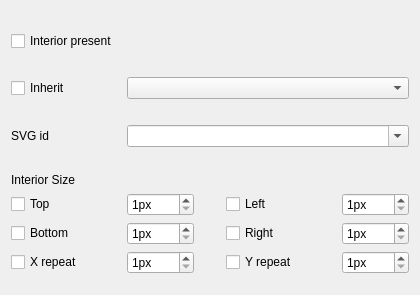
             <widget class="QWidget" name="page_3">
              <layout class="QGridLayout" name="gridLayout_19">
               <item row="0" column="0">
                <spacer name="verticalSpacer_11">
                 <property name="orientation">
                  <enum>Qt::Vertical</enum>
                 </property>
                 <property name="sizeType">
                  <enum>QSizePolicy::Fixed</enum>
                 </property>
                 <property name="sizeHint" stdset="0">
                  <size>
                   <width>20</width>
                   <height>20</height>
                  </size>
                 </property>
                </spacer>
               </item>
               <item row="1" column="0">
                <layout class="QGridLayout" name="gridLayout_18">
                 <item row="9" column="3">
                  <widget class="QCheckBox" name="checkBox_20">
                   <property name="minimumSize">
                    <size>
                     <width>110</width>
                     <height>0</height>
                    </size>
                   </property>
                   <property name="text">
                    <string>Y repeat</string>
                   </property>
                  </widget>
                 </item>
                 <item row="7" column="2" rowspan="3">
                  <spacer name="horizontalSpacer_5">
                   <property name="orientation">
                    <enum>Qt::Horizontal</enum>
                   </property>
                   <property name="sizeType">
                    <enum>QSizePolicy::Fixed</enum>
                   </property>
                   <property name="sizeHint" stdset="0">
                    <size>
                     <width>20</width>
                     <height>20</height>
                    </size>
                   </property>
                  </spacer>
                 </item>
                 <item row="9" column="0">
                  <widget class="QCheckBox" name="checkBox_19">
                   <property name="minimumSize">
                    <size>
                     <width>110</width>
                     <height>0</height>
                    </size>
                   </property>
                   <property name="text">
                    <string>X repeat</string>
                   </property>
                  </widget>
                 </item>
                 <item row="7" column="4">
                  <widget class="QSpinBox" name="spinBox_13">
                   <property name="suffix">
                    <string>px</string>
                   </property>
                   <property name="minimum">
                    <number>1</number>
                   </property>
                   <property name="maximum">
                    <number>9999</number>
                   </property>
                  </widget>
                 </item>
                 <item row="2" column="1" colspan="4">
                  <widget class="QComboBox" name="comboBox_4"/>
                 </item>
                 <item row="2" column="0">
                  <widget class="QCheckBox" name="checkBox_14">
                   <property name="minimumSize">
                    <size>
                     <width>110</width>
                     <height>0</height>
                    </size>
                   </property>
                   <property name="text">
                    <string>Inherit</string>
                   </property>
                  </widget>
                 </item>
                 <item row="5" column="0" colspan="5">
                  <spacer name="verticalSpacer_14">
                   <property name="orientation">
                    <enum>Qt::Vertical</enum>
                   </property>
                   <property name="sizeType">
                    <enum>QSizePolicy::Fixed</enum>
                   </property>
                   <property name="sizeHint" stdset="0">
                    <size>
                     <width>20</width>
                     <height>20</height>
                    </size>
                   </property>
                  </spacer>
                 </item>
                 <item row="8" column="1">
                  <widget class="QSpinBox" name="spinBox_14">
                   <property name="suffix">
                    <string>px</string>
                   </property>
                   <property name="minimum">
                    <number>1</number>
                   </property>
                   <property name="maximum">
                    <number>9999</number>
                   </property>
                  </widget>
                 </item>
                 <item row="4" column="0">
                  <widget class="QLabel" name="label_8">
                   <property name="minimumSize">
                    <size>
                     <width>110</width>
                     <height>0</height>
                    </size>
                   </property>
                   <property name="text">
                    <string>SVG id</string>
                   </property>
                  </widget>
                 </item>
                 <item row="7" column="1">
                  <widget class="QSpinBox" name="spinBox_12">
                   <property name="suffix">
                    <string>px</string>
                   </property>
                   <property name="minimum">
                    <number>1</number>
                   </property>
                   <property name="maximum">
                    <number>9999</number>
                   </property>
                  </widget>
                 </item>
                 <item row="4" column="1" colspan="4">
                  <widget class="QComboBox" name="comboBox_5">
                   <property name="editable">
                    <bool>true</bool>
                   </property>
                  </widget>
                 </item>
                 <item row="8" column="0">
                  <widget class="QCheckBox" name="checkBox_16">
                   <property name="minimumSize">
                    <size>
                     <width>110</width>
                     <height>0</height>
                    </size>
                   </property>
                   <property name="text">
                    <string>Bottom</string>
                   </property>
                  </widget>
                 </item>
                 <item row="7" column="0">
                  <widget class="QCheckBox" name="checkBox_15">
                   <property name="minimumSize">
                    <size>
                     <width>110</width>
                     <height>0</height>
                    </size>
                   </property>
                   <property name="text">
                    <string>Top</string>
                   </property>
                  </widget>
                 </item>
                 <item row="8" column="3">
                  <widget class="QCheckBox" name="checkBox_18">
                   <property name="minimumSize">
                    <size>
                     <width>110</width>
                     <height>0</height>
                    </size>
                   </property>
                   <property name="text">
                    <string>Right</string>
                   </property>
                  </widget>
                 </item>
                 <item row="7" column="3">
                  <widget class="QCheckBox" name="checkBox_17">
                   <property name="minimumSize">
                    <size>
                     <width>110</width>
                     <height>0</height>
                    </size>
                   </property>
                   <property name="text">
                    <string>Left</string>
                   </property>
                  </widget>
                 </item>
                 <item row="8" column="4">
                  <widget class="QSpinBox" name="spinBox_15">
                   <property name="suffix">
                    <string>px</string>
                   </property>
                   <property name="minimum">
                    <number>1</number>
                   </property>
                   <property name="maximum">
                    <number>9999</number>
                   </property>
                  </widget>
                 </item>
                 <item row="3" column="0" colspan="5">
                  <spacer name="verticalSpacer_13">
                   <property name="orientation">
                    <enum>Qt::Vertical</enum>
                   </property>
                   <property name="sizeType">
                    <enum>QSizePolicy::Fixed</enum>
                   </property>
                   <property name="sizeHint" stdset="0">
                    <size>
                     <width>20</width>
                     <height>20</height>
                    </size>
                   </property>
                  </spacer>
                 </item>
                 <item row="9" column="1">
                  <widget class="QSpinBox" name="spinBox_16">
                   <property name="suffix">
                    <string>px</string>
                   </property>
                   <property name="minimum">
                    <number>1</number>
                   </property>
                   <property name="maximum">
                    <number>9999</number>
                   </property>
                  </widget>
                 </item>
                 <item row="9" column="4">
                  <widget class="QSpinBox" name="spinBox_17">
                   <property name="suffix">
                    <string>px</string>
                   </property>
                   <property name="minimum">
                    <number>1</number>
                   </property>
                   <property name="maximum">
                    <number>9999</number>
                   </property>
                  </widget>
                 </item>
                 <item row="0" column="0">
                  <widget class="QCheckBox" name="checkBox_22">
                   <property name="minimumSize">
                    <size>
                     <width>110</width>
                     <height>0</height>
                    </size>
                   </property>
                   <property name="text">
                    <string>Interior present</string>
                   </property>
                  </widget>
                 </item>
                 <item row="1" column="2">
                  <spacer name="verticalSpacer_17">
                   <property name="orientation">
                    <enum>Qt::Vertical</enum>
                   </property>
                   <property name="sizeType">
                    <enum>QSizePolicy::Fixed</enum>
                   </property>
                   <property name="sizeHint" stdset="0">
                    <size>
                     <width>20</width>
                     <height>20</height>
                    </size>
                   </property>
                  </spacer>
                 </item>
                 <item row="6" column="0">
                  <widget class="QLabel" name="label_10">
                   <property name="text">
                    <string>Interior Size</string>
                   </property>
                  </widget>
                 </item>
                </layout>
               </item>
               <item row="2" column="0">
                <spacer name="verticalSpacer_12">
                 <property name="orientation">
                  <enum>Qt::Vertical</enum>
                 </property>
                 <property name="sizeHint" stdset="0">
                  <size>
                   <width>20</width>
                   <height>10</height>
                  </size>
                 </property>
                </spacer>
               </item>
              </layout>
             </widget>
